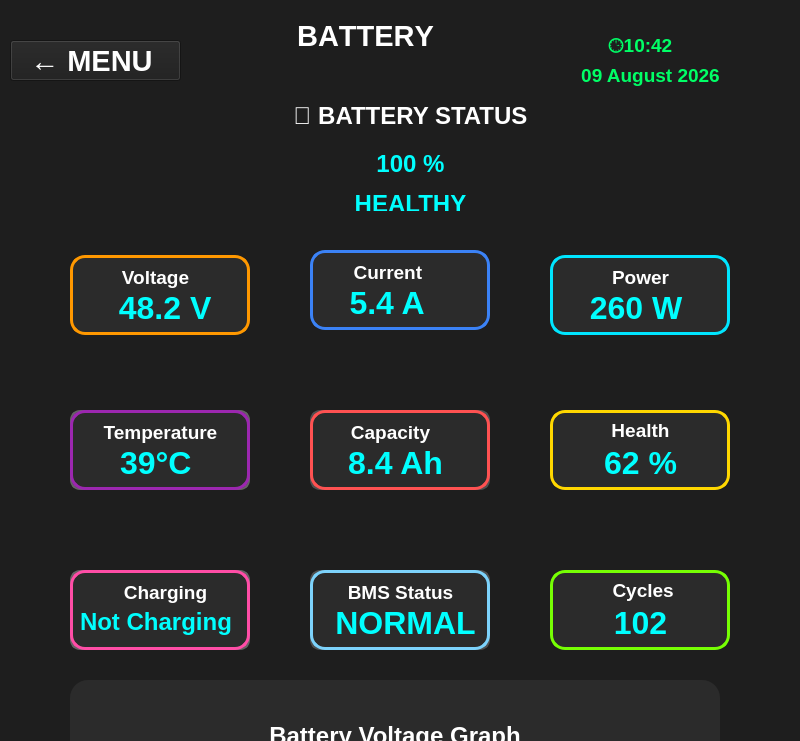
<?xml version="1.0" encoding="UTF-8"?>
<ui version="4.0">
 <class>homelbl</class>
 <widget class="QWidget" name="homelbl">
  <property name="geometry">
   <rect>
    <x>0</x>
    <y>0</y>
    <width>800</width>
    <height>741</height>
   </rect>
  </property>
  <property name="maximumSize">
   <size>
    <width>800</width>
    <height>16777215</height>
   </size>
  </property>
  <property name="sizeIncrement">
   <size>
    <width>800</width>
    <height>480</height>
   </size>
  </property>
  <property name="windowTitle">
   <string>Form</string>
  </property>
  <property name="styleSheet">
   <string notr="true">background-color: rgb(30,30,30);</string>
  </property>
  <widget class="QLabel" name="lblTime">
   <property name="geometry">
    <rect>
     <x>280</x>
     <y>20</y>
     <width>171</width>
     <height>31</height>
    </rect>
   </property>
   <property name="maximumSize">
    <size>
     <width>171</width>
     <height>31</height>
    </size>
   </property>
   <property name="sizeIncrement">
    <size>
     <width>300</width>
     <height>40</height>
    </size>
   </property>
   <property name="font">
    <font>
     <family>Arial</family>
     <pointsize>22</pointsize>
     <bold>true</bold>
     <kerning>false</kerning>
    </font>
   </property>
   <property name="styleSheet">
    <string notr="true">color: white;</string>
   </property>
   <property name="text">
    <string> BATTERY </string>
   </property>
   <property name="alignment">
    <set>Qt::AlignmentFlag::AlignCenter</set>
   </property>
  </widget>
  <widget class="QLabel" name="speedTitleLabel">
   <property name="geometry">
    <rect>
     <x>280</x>
     <y>100</y>
     <width>261</width>
     <height>31</height>
    </rect>
   </property>
   <property name="sizeIncrement">
    <size>
     <width>250</width>
     <height>30</height>
    </size>
   </property>
   <property name="font">
    <font>
     <family>Arial</family>
     <pointsize>18</pointsize>
     <bold>true</bold>
    </font>
   </property>
   <property name="styleSheet">
    <string notr="true">color:white;</string>
   </property>
   <property name="text">
    <string>🔋 BATTERY STATUS</string>
   </property>
   <property name="alignment">
    <set>Qt::AlignmentFlag::AlignCenter</set>
   </property>
  </widget>
  <widget class="QLabel" name="batteryPercentLabel">
   <property name="geometry">
    <rect>
     <x>310</x>
     <y>150</y>
     <width>201</width>
     <height>61</height>
    </rect>
   </property>
   <property name="sizeIncrement">
    <size>
     <width>350</width>
     <height>70</height>
    </size>
   </property>
   <property name="font">
    <font>
     <family>Arial</family>
     <pointsize>42</pointsize>
     <bold>true</bold>
    </font>
   </property>
   <property name="styleSheet">
    <string notr="true">color:#00FFFF;</string>
   </property>
   <property name="text">
    <string>&lt;html&gt;&lt;head/&gt;&lt;body&gt;&lt;p align=&quot;center&quot;&gt;&lt;span style=&quot; font-size:18pt;&quot;&gt;100 %&lt;/span&gt;&lt;/p&gt;&lt;p align=&quot;center&quot;&gt;&lt;span style=&quot; font-size:18pt;&quot;&gt;HEALTHY&lt;/span&gt;&lt;/p&gt;&lt;/body&gt;&lt;/html&gt;</string>
   </property>
   <property name="alignment">
    <set>Qt::AlignmentFlag::AlignCenter</set>
   </property>
  </widget>
  <widget class="QFrame" name="frameVoltage">
   <property name="geometry">
    <rect>
     <x>70</x>
     <y>255</y>
     <width>180</width>
     <height>80</height>
    </rect>
   </property>
   <property name="sizeIncrement">
    <size>
     <width>200</width>
     <height>95</height>
    </size>
   </property>
   <property name="styleSheet">
    <string notr="true">QFrame
{
    background-color: #2B2B2B;
    border: 3px solid #FF9800;
    border-radius: 15px;
}</string>
   </property>
   <property name="frameShape">
    <enum>QFrame::Shape::Box</enum>
   </property>
   <property name="frameShadow">
    <enum>QFrame::Shadow::Plain</enum>
   </property>
   <property name="lineWidth">
    <number>2</number>
   </property>
   <widget class="QLabel" name="voltageTitleLabel">
    <property name="geometry">
     <rect>
      <x>30</x>
      <y>10</y>
      <width>111</width>
      <height>25</height>
     </rect>
    </property>
    <property name="font">
     <font>
      <family>Arial</family>
      <pointsize>14</pointsize>
      <bold>true</bold>
     </font>
    </property>
    <property name="styleSheet">
     <string notr="true">color: white;
background-color: transparent;
border: none;</string>
    </property>
    <property name="text">
     <string>Voltage</string>
    </property>
    <property name="alignment">
     <set>Qt::AlignmentFlag::AlignCenter</set>
    </property>
   </widget>
   <widget class="QLabel" name="voltageValueLabel">
    <property name="geometry">
     <rect>
      <x>40</x>
      <y>30</y>
      <width>111</width>
      <height>45</height>
     </rect>
    </property>
    <property name="font">
     <font>
      <family>Arial</family>
      <pointsize>24</pointsize>
      <bold>true</bold>
     </font>
    </property>
    <property name="styleSheet">
     <string notr="true">color: rgb(0,255,255);
background-color: transparent;
border: none;</string>
    </property>
    <property name="text">
     <string> 48.2 V</string>
    </property>
   </widget>
  </widget>
  <widget class="QFrame" name="powerframe">
   <property name="geometry">
    <rect>
     <x>550</x>
     <y>255</y>
     <width>180</width>
     <height>80</height>
    </rect>
   </property>
   <property name="sizeIncrement">
    <size>
     <width>200</width>
     <height>95</height>
    </size>
   </property>
   <property name="styleSheet">
    <string notr="true">QFrame
{
    background-color: #2B2B2B;
    border: 3px solid #00E5FF;
    border-radius: 15px;
}</string>
   </property>
   <property name="frameShape">
    <enum>QFrame::Shape::Box</enum>
   </property>
   <property name="frameShadow">
    <enum>QFrame::Shadow::Plain</enum>
   </property>
   <widget class="QLabel" name="temperatureTitleLabel">
    <property name="geometry">
     <rect>
      <x>10</x>
      <y>10</y>
      <width>161</width>
      <height>25</height>
     </rect>
    </property>
    <property name="font">
     <font>
      <family>Arial</family>
      <pointsize>14</pointsize>
      <bold>true</bold>
     </font>
    </property>
    <property name="styleSheet">
     <string notr="true">color: white;
background-color: transparent;
border: none;</string>
    </property>
    <property name="text">
     <string>Power</string>
    </property>
    <property name="alignment">
     <set>Qt::AlignmentFlag::AlignCenter</set>
    </property>
   </widget>
   <widget class="QLabel" name="temperatureValueLabel">
    <property name="geometry">
     <rect>
      <x>40</x>
      <y>30</y>
      <width>101</width>
      <height>45</height>
     </rect>
    </property>
    <property name="font">
     <font>
      <family>Arial</family>
      <pointsize>24</pointsize>
      <bold>true</bold>
     </font>
    </property>
    <property name="styleSheet">
     <string notr="true">color: rgb(0,255,255);
background-color: transparent;
border: none;</string>
    </property>
    <property name="text">
     <string>260 W </string>
    </property>
    <property name="alignment">
     <set>Qt::AlignmentFlag::AlignCenter</set>
    </property>
   </widget>
  </widget>
  <widget class="QFrame" name="frameCurrent">
   <property name="geometry">
    <rect>
     <x>310</x>
     <y>250</y>
     <width>180</width>
     <height>80</height>
    </rect>
   </property>
   <property name="sizeIncrement">
    <size>
     <width>200</width>
     <height>95</height>
    </size>
   </property>
   <property name="styleSheet">
    <string notr="true">QFrame
{
    background-color: #2B2B2B;
    border: 3px solid #3B82F6;
    border-radius: 15px;
}</string>
   </property>
   <property name="frameShape">
    <enum>QFrame::Shape::Box</enum>
   </property>
   <property name="frameShadow">
    <enum>QFrame::Shadow::Plain</enum>
   </property>
   <widget class="QLabel" name="currentTitleLabel">
    <property name="geometry">
     <rect>
      <x>30</x>
      <y>10</y>
      <width>101</width>
      <height>25</height>
     </rect>
    </property>
    <property name="sizeIncrement">
     <size>
      <width>70</width>
      <height>255</height>
     </size>
    </property>
    <property name="font">
     <font>
      <family>Arial</family>
      <pointsize>14</pointsize>
      <bold>true</bold>
     </font>
    </property>
    <property name="styleSheet">
     <string notr="true">color: white;
background-color: transparent;
border: none;</string>
    </property>
    <property name="text">
     <string>Current </string>
    </property>
    <property name="alignment">
     <set>Qt::AlignmentFlag::AlignCenter</set>
    </property>
   </widget>
   <widget class="QLabel" name="currentValueLabel">
    <property name="geometry">
     <rect>
      <x>30</x>
      <y>30</y>
      <width>111</width>
      <height>45</height>
     </rect>
    </property>
    <property name="font">
     <font>
      <family>Arial</family>
      <pointsize>24</pointsize>
      <bold>true</bold>
     </font>
    </property>
    <property name="styleSheet">
     <string notr="true">color: rgb(0,255,255);
background-color: transparent;
border: none;</string>
    </property>
    <property name="text">
     <string>5.4 A  </string>
    </property>
    <property name="alignment">
     <set>Qt::AlignmentFlag::AlignCenter</set>
    </property>
   </widget>
  </widget>
  <widget class="QFrame" name="LefRPMframe">
   <property name="geometry">
    <rect>
     <x>70</x>
     <y>410</y>
     <width>180</width>
     <height>80</height>
    </rect>
   </property>
   <property name="sizeIncrement">
    <size>
     <width>200</width>
     <height>95</height>
    </size>
   </property>
   <property name="styleSheet">
    <string notr="true">background-color: rgb(38,38,38);
border:2px solid rgb(100,100,100);
border-radius:10px;</string>
   </property>
   <property name="frameShape">
    <enum>QFrame::Shape::Box</enum>
   </property>
   <property name="frameShadow">
    <enum>QFrame::Shadow::Plain</enum>
   </property>
   <property name="lineWidth">
    <number>2</number>
   </property>
   <widget class="QLabel" name="leftRPMTitleLabel">
    <property name="geometry">
     <rect>
      <x>20</x>
      <y>10</y>
      <width>121</width>
      <height>25</height>
     </rect>
    </property>
    <property name="font">
     <font>
      <family>Arial</family>
      <pointsize>14</pointsize>
      <bold>true</bold>
     </font>
    </property>
    <property name="styleSheet">
     <string notr="true">background-color: transparent;
border: none;
color: rgb(190,190,190);</string>
    </property>
    <property name="text">
     <string>🛞 Left RPM</string>
    </property>
    <property name="alignment">
     <set>Qt::AlignmentFlag::AlignCenter</set>
    </property>
   </widget>
   <widget class="QLabel" name="leftRPMTitleLabel_2">
    <property name="geometry">
     <rect>
      <x>40</x>
      <y>30</y>
      <width>111</width>
      <height>45</height>
     </rect>
    </property>
    <property name="font">
     <font>
      <family>Arial</family>
      <pointsize>24</pointsize>
      <bold>true</bold>
     </font>
    </property>
    <property name="styleSheet">
     <string notr="true">background-color: transparent;
border: none;
color: rgb(0,170,255);</string>
    </property>
    <property name="text">
     <string>1452</string>
    </property>
   </widget>
   <widget class="QFrame" name="temperatueframe">
    <property name="geometry">
     <rect>
      <x>0</x>
      <y>0</y>
      <width>180</width>
      <height>80</height>
     </rect>
    </property>
    <property name="sizeIncrement">
     <size>
      <width>200</width>
      <height>95</height>
     </size>
    </property>
    <property name="styleSheet">
     <string notr="true">QFrame
{
    background-color: #2B2B2B;
    border: 3px solid #9C27B0;
    border-radius: 15px;
}</string>
    </property>
    <property name="frameShape">
     <enum>QFrame::Shape::Box</enum>
    </property>
    <property name="frameShadow">
     <enum>QFrame::Shadow::Plain</enum>
    </property>
    <property name="lineWidth">
     <number>2</number>
    </property>
    <widget class="QLabel" name="pitchTitleLabel">
     <property name="geometry">
      <rect>
       <x>30</x>
       <y>10</y>
       <width>121</width>
       <height>25</height>
      </rect>
     </property>
     <property name="font">
      <font>
       <family>Arial</family>
       <pointsize>14</pointsize>
       <bold>true</bold>
      </font>
     </property>
     <property name="styleSheet">
      <string notr="true">color: white;
background-color: transparent;
border: none;</string>
     </property>
     <property name="text">
      <string>Temperature</string>
     </property>
     <property name="alignment">
      <set>Qt::AlignmentFlag::AlignCenter</set>
     </property>
    </widget>
    <widget class="QLabel" name="pitchValueLabel">
     <property name="geometry">
      <rect>
       <x>50</x>
       <y>30</y>
       <width>111</width>
       <height>45</height>
      </rect>
     </property>
     <property name="font">
      <font>
       <family>Arial</family>
       <pointsize>24</pointsize>
       <bold>true</bold>
      </font>
     </property>
     <property name="styleSheet">
      <string notr="true">color: rgb(0,255,255);
background-color: transparent;
border: none;</string>
     </property>
     <property name="text">
      <string>39°C</string>
     </property>
    </widget>
   </widget>
  </widget>
  <widget class="QFrame" name="frameRightRPM">
   <property name="geometry">
    <rect>
     <x>310</x>
     <y>410</y>
     <width>180</width>
     <height>80</height>
    </rect>
   </property>
   <property name="sizeIncrement">
    <size>
     <width>200</width>
     <height>95</height>
    </size>
   </property>
   <property name="styleSheet">
    <string notr="true">background-color: rgb(45,45,45);
border: 2px solid rgb(80,80,80);
border-radius: 10px;</string>
   </property>
   <property name="frameShape">
    <enum>QFrame::Shape::Box</enum>
   </property>
   <property name="frameShadow">
    <enum>QFrame::Shadow::Plain</enum>
   </property>
   <widget class="QLabel" name="rightRPMTitleLabel">
    <property name="geometry">
     <rect>
      <x>10</x>
      <y>10</y>
      <width>141</width>
      <height>25</height>
     </rect>
    </property>
    <property name="sizeIncrement">
     <size>
      <width>70</width>
      <height>255</height>
     </size>
    </property>
    <property name="font">
     <font>
      <family>Arial</family>
      <pointsize>14</pointsize>
      <bold>true</bold>
     </font>
    </property>
    <property name="styleSheet">
     <string notr="true">background-color: transparent;
border: none;
color: rgb(190,190,190);</string>
    </property>
    <property name="text">
     <string>🛞 Right RPM</string>
    </property>
    <property name="alignment">
     <set>Qt::AlignmentFlag::AlignCenter</set>
    </property>
   </widget>
   <widget class="QLabel" name="rightRPMValueLabel">
    <property name="geometry">
     <rect>
      <x>30</x>
      <y>30</y>
      <width>111</width>
      <height>45</height>
     </rect>
    </property>
    <property name="font">
     <font>
      <family>Arial</family>
      <pointsize>24</pointsize>
      <bold>true</bold>
     </font>
    </property>
    <property name="styleSheet">
     <string notr="true">background-color: transparent;
border: none;
color: rgb(0,170,255);</string>
    </property>
    <property name="text">
     <string>1450</string>
    </property>
    <property name="alignment">
     <set>Qt::AlignmentFlag::AlignCenter</set>
    </property>
   </widget>
   <widget class="QFrame" name="capacityframe">
    <property name="geometry">
     <rect>
      <x>0</x>
      <y>0</y>
      <width>180</width>
      <height>80</height>
     </rect>
    </property>
    <property name="sizeIncrement">
     <size>
      <width>200</width>
      <height>95</height>
     </size>
    </property>
    <property name="styleSheet">
     <string notr="true">QFrame
{
    background-color: #2B2B2B;
    border: 3px solid #FF5252;
    border-radius: 15px;
}</string>
    </property>
    <property name="frameShape">
     <enum>QFrame::Shape::Box</enum>
    </property>
    <property name="frameShadow">
     <enum>QFrame::Shadow::Plain</enum>
    </property>
    <widget class="QLabel" name="rollTitleLabel_2">
     <property name="geometry">
      <rect>
       <x>30</x>
       <y>10</y>
       <width>101</width>
       <height>25</height>
      </rect>
     </property>
     <property name="sizeIncrement">
      <size>
       <width>70</width>
       <height>255</height>
      </size>
     </property>
     <property name="font">
      <font>
       <family>Arial</family>
       <pointsize>14</pointsize>
       <bold>true</bold>
      </font>
     </property>
     <property name="styleSheet">
      <string notr="true">color: white;
background-color: transparent;
border: none;</string>
     </property>
     <property name="text">
      <string>Capacity</string>
     </property>
     <property name="alignment">
      <set>Qt::AlignmentFlag::AlignCenter</set>
     </property>
    </widget>
    <widget class="QLabel" name="rollValueLabel_2">
     <property name="geometry">
      <rect>
       <x>20</x>
       <y>30</y>
       <width>131</width>
       <height>45</height>
      </rect>
     </property>
     <property name="font">
      <font>
       <family>Arial</family>
       <pointsize>24</pointsize>
       <bold>true</bold>
      </font>
     </property>
     <property name="styleSheet">
      <string notr="true">color: rgb(0,255,255);
background-color: transparent;
border: none;</string>
     </property>
     <property name="text">
      <string>8.4 Ah</string>
     </property>
     <property name="alignment">
      <set>Qt::AlignmentFlag::AlignCenter</set>
     </property>
    </widget>
   </widget>
  </widget>
  <widget class="QFrame" name="healthframe">
   <property name="geometry">
    <rect>
     <x>550</x>
     <y>410</y>
     <width>180</width>
     <height>80</height>
    </rect>
   </property>
   <property name="sizeIncrement">
    <size>
     <width>200</width>
     <height>95</height>
    </size>
   </property>
   <property name="styleSheet">
    <string notr="true">QFrame
{
    background-color: #2B2B2B;
    border: 3px solid #FFD700;
    border-radius: 15px;
}</string>
   </property>
   <property name="frameShape">
    <enum>QFrame::Shape::Box</enum>
   </property>
   <property name="frameShadow">
    <enum>QFrame::Shadow::Plain</enum>
   </property>
   <widget class="QLabel" name="yawTitleLabel">
    <property name="geometry">
     <rect>
      <x>10</x>
      <y>10</y>
      <width>161</width>
      <height>21</height>
     </rect>
    </property>
    <property name="font">
     <font>
      <family>Arial</family>
      <pointsize>14</pointsize>
      <bold>true</bold>
     </font>
    </property>
    <property name="styleSheet">
     <string notr="true">color: white;
background-color: transparent;
border: none;</string>
    </property>
    <property name="text">
     <string>Health</string>
    </property>
    <property name="alignment">
     <set>Qt::AlignmentFlag::AlignCenter</set>
    </property>
   </widget>
   <widget class="QLabel" name="yawValueLabel">
    <property name="geometry">
     <rect>
      <x>40</x>
      <y>30</y>
      <width>101</width>
      <height>45</height>
     </rect>
    </property>
    <property name="font">
     <font>
      <family>Arial</family>
      <pointsize>24</pointsize>
      <bold>true</bold>
     </font>
    </property>
    <property name="styleSheet">
     <string notr="true">color: rgb(0,255,255);
background-color: transparent;
border: none;</string>
    </property>
    <property name="text">
     <string>62 %</string>
    </property>
    <property name="alignment">
     <set>Qt::AlignmentFlag::AlignCenter</set>
    </property>
   </widget>
  </widget>
  <widget class="QFrame" name="cyclesframe">
   <property name="geometry">
    <rect>
     <x>550</x>
     <y>570</y>
     <width>180</width>
     <height>80</height>
    </rect>
   </property>
   <property name="sizeIncrement">
    <size>
     <width>200</width>
     <height>95</height>
    </size>
   </property>
   <property name="styleSheet">
    <string notr="true">QFrame
{
    background-color: #2B2B2B;
    border: 3px solid #76FF03;
    border-radius: 15px;
}</string>
   </property>
   <property name="frameShape">
    <enum>QFrame::Shape::Box</enum>
   </property>
   <property name="frameShadow">
    <enum>QFrame::Shadow::Plain</enum>
   </property>
   <widget class="QLabel" name="yawTitleLabel_2">
    <property name="geometry">
     <rect>
      <x>10</x>
      <y>10</y>
      <width>161</width>
      <height>21</height>
     </rect>
    </property>
    <property name="font">
     <font>
      <family>Arial</family>
      <pointsize>14</pointsize>
      <bold>true</bold>
     </font>
    </property>
    <property name="styleSheet">
     <string notr="true">color: white;
background-color: transparent;
border: none;</string>
    </property>
    <property name="text">
     <string> Cycles</string>
    </property>
    <property name="alignment">
     <set>Qt::AlignmentFlag::AlignCenter</set>
    </property>
   </widget>
   <widget class="QLabel" name="yawValueLabel_2">
    <property name="geometry">
     <rect>
      <x>40</x>
      <y>30</y>
      <width>101</width>
      <height>45</height>
     </rect>
    </property>
    <property name="font">
     <font>
      <family>Arial</family>
      <pointsize>24</pointsize>
      <bold>true</bold>
     </font>
    </property>
    <property name="styleSheet">
     <string notr="true">color: rgb(0,255,255);
background-color: transparent;
border: none;</string>
    </property>
    <property name="text">
     <string>102</string>
    </property>
    <property name="alignment">
     <set>Qt::AlignmentFlag::AlignCenter</set>
    </property>
   </widget>
  </widget>
  <widget class="QFrame" name="frameRightRPM_2">
   <property name="geometry">
    <rect>
     <x>310</x>
     <y>570</y>
     <width>180</width>
     <height>80</height>
    </rect>
   </property>
   <property name="sizeIncrement">
    <size>
     <width>200</width>
     <height>95</height>
    </size>
   </property>
   <property name="styleSheet">
    <string notr="true">background-color: rgb(45,45,45);
border: 2px solid rgb(80,80,80);
border-radius: 10px;</string>
   </property>
   <property name="frameShape">
    <enum>QFrame::Shape::Box</enum>
   </property>
   <property name="frameShadow">
    <enum>QFrame::Shadow::Plain</enum>
   </property>
   <widget class="QLabel" name="rightRPMTitleLabel_2">
    <property name="geometry">
     <rect>
      <x>10</x>
      <y>10</y>
      <width>141</width>
      <height>25</height>
     </rect>
    </property>
    <property name="sizeIncrement">
     <size>
      <width>70</width>
      <height>255</height>
     </size>
    </property>
    <property name="font">
     <font>
      <family>Arial</family>
      <pointsize>14</pointsize>
      <bold>true</bold>
     </font>
    </property>
    <property name="styleSheet">
     <string notr="true">background-color: transparent;
border: none;
color: rgb(190,190,190);</string>
    </property>
    <property name="text">
     <string>🛞 Right RPM</string>
    </property>
    <property name="alignment">
     <set>Qt::AlignmentFlag::AlignCenter</set>
    </property>
   </widget>
   <widget class="QLabel" name="rightRPMValueLabel_2">
    <property name="geometry">
     <rect>
      <x>30</x>
      <y>30</y>
      <width>111</width>
      <height>45</height>
     </rect>
    </property>
    <property name="font">
     <font>
      <family>Arial</family>
      <pointsize>24</pointsize>
      <bold>true</bold>
     </font>
    </property>
    <property name="styleSheet">
     <string notr="true">background-color: transparent;
border: none;
color: rgb(0,170,255);</string>
    </property>
    <property name="text">
     <string>1450</string>
    </property>
    <property name="alignment">
     <set>Qt::AlignmentFlag::AlignCenter</set>
    </property>
   </widget>
   <widget class="QFrame" name="bmsstatusframe">
    <property name="geometry">
     <rect>
      <x>0</x>
      <y>0</y>
      <width>180</width>
      <height>80</height>
     </rect>
    </property>
    <property name="sizeIncrement">
     <size>
      <width>200</width>
      <height>95</height>
     </size>
    </property>
    <property name="styleSheet">
     <string notr="true">QFrame
{
    background-color: #2B2B2B;
    border: 3px solid #7DD3FC;
    border-radius: 15px;
}</string>
    </property>
    <property name="frameShape">
     <enum>QFrame::Shape::Box</enum>
    </property>
    <property name="frameShadow">
     <enum>QFrame::Shadow::Plain</enum>
    </property>
    <widget class="QLabel" name="rollTitleLabel_3">
     <property name="geometry">
      <rect>
       <x>30</x>
       <y>10</y>
       <width>121</width>
       <height>25</height>
      </rect>
     </property>
     <property name="sizeIncrement">
      <size>
       <width>70</width>
       <height>255</height>
      </size>
     </property>
     <property name="font">
      <font>
       <family>Arial</family>
       <pointsize>14</pointsize>
       <bold>true</bold>
      </font>
     </property>
     <property name="styleSheet">
      <string notr="true">color: white;
background-color: transparent;
border: none;</string>
     </property>
     <property name="text">
      <string>BMS Status</string>
     </property>
     <property name="alignment">
      <set>Qt::AlignmentFlag::AlignCenter</set>
     </property>
    </widget>
    <widget class="QLabel" name="rollValueLabel_3">
     <property name="geometry">
      <rect>
       <x>20</x>
       <y>30</y>
       <width>151</width>
       <height>45</height>
      </rect>
     </property>
     <property name="font">
      <font>
       <family>Arial</family>
       <pointsize>24</pointsize>
       <bold>true</bold>
      </font>
     </property>
     <property name="styleSheet">
      <string notr="true">color: rgb(0,255,255);
background-color: transparent;
border: none;</string>
     </property>
     <property name="text">
      <string>NORMAL</string>
     </property>
     <property name="alignment">
      <set>Qt::AlignmentFlag::AlignCenter</set>
     </property>
    </widget>
   </widget>
  </widget>
  <widget class="QFrame" name="LefRPMframe_2">
   <property name="geometry">
    <rect>
     <x>70</x>
     <y>570</y>
     <width>180</width>
     <height>80</height>
    </rect>
   </property>
   <property name="sizeIncrement">
    <size>
     <width>200</width>
     <height>95</height>
    </size>
   </property>
   <property name="styleSheet">
    <string notr="true">background-color: rgb(38,38,38);
border:2px solid rgb(100,100,100);
border-radius:10px;</string>
   </property>
   <property name="frameShape">
    <enum>QFrame::Shape::Box</enum>
   </property>
   <property name="frameShadow">
    <enum>QFrame::Shadow::Plain</enum>
   </property>
   <property name="lineWidth">
    <number>2</number>
   </property>
   <widget class="QLabel" name="leftRPMTitleLabel_3">
    <property name="geometry">
     <rect>
      <x>20</x>
      <y>10</y>
      <width>121</width>
      <height>25</height>
     </rect>
    </property>
    <property name="font">
     <font>
      <family>Arial</family>
      <pointsize>14</pointsize>
      <bold>true</bold>
     </font>
    </property>
    <property name="styleSheet">
     <string notr="true">background-color: transparent;
border: none;
color: rgb(190,190,190);</string>
    </property>
    <property name="text">
     <string>🛞 Left RPM</string>
    </property>
    <property name="alignment">
     <set>Qt::AlignmentFlag::AlignCenter</set>
    </property>
   </widget>
   <widget class="QLabel" name="leftRPMTitleLabel_4">
    <property name="geometry">
     <rect>
      <x>40</x>
      <y>30</y>
      <width>111</width>
      <height>45</height>
     </rect>
    </property>
    <property name="font">
     <font>
      <family>Arial</family>
      <pointsize>24</pointsize>
      <bold>true</bold>
     </font>
    </property>
    <property name="styleSheet">
     <string notr="true">background-color: transparent;
border: none;
color: rgb(0,170,255);</string>
    </property>
    <property name="text">
     <string>1452</string>
    </property>
   </widget>
   <widget class="QFrame" name="chargingframe">
    <property name="geometry">
     <rect>
      <x>0</x>
      <y>0</y>
      <width>180</width>
      <height>80</height>
     </rect>
    </property>
    <property name="sizeIncrement">
     <size>
      <width>200</width>
      <height>95</height>
     </size>
    </property>
    <property name="styleSheet">
     <string notr="true">QFrame
{
    background-color: #2B2B2B;
    border: 3px solid #FF4DA6;
    border-radius: 15px;
}</string>
    </property>
    <property name="frameShape">
     <enum>QFrame::Shape::Box</enum>
    </property>
    <property name="frameShadow">
     <enum>QFrame::Shadow::Plain</enum>
    </property>
    <property name="lineWidth">
     <number>2</number>
    </property>
    <widget class="QLabel" name="pitchTitleLabel_2">
     <property name="geometry">
      <rect>
       <x>30</x>
       <y>10</y>
       <width>131</width>
       <height>25</height>
      </rect>
     </property>
     <property name="font">
      <font>
       <family>Arial</family>
       <pointsize>14</pointsize>
       <bold>true</bold>
      </font>
     </property>
     <property name="styleSheet">
      <string notr="true">color: white;
background-color: transparent;
border: none;</string>
     </property>
     <property name="text">
      <string>Charging</string>
     </property>
     <property name="alignment">
      <set>Qt::AlignmentFlag::AlignCenter</set>
     </property>
    </widget>
    <widget class="QLabel" name="pitchValueLabel_2">
     <property name="geometry">
      <rect>
       <x>10</x>
       <y>30</y>
       <width>161</width>
       <height>45</height>
      </rect>
     </property>
     <property name="font">
      <font>
       <family>Arial</family>
       <pointsize>24</pointsize>
       <bold>true</bold>
      </font>
     </property>
     <property name="styleSheet">
      <string notr="true">color: rgb(0,255,255);
background-color: transparent;
border: none;</string>
     </property>
     <property name="text">
      <string>&lt;html&gt;&lt;head/&gt;&lt;body&gt;&lt;p&gt;&lt;span style=&quot; font-size:18pt;&quot;&gt;Not Charging&lt;/span&gt;&lt;/p&gt;&lt;/body&gt;&lt;/html&gt;</string>
     </property>
    </widget>
   </widget>
  </widget>
  <widget class="QPushButton" name="btnHome">
   <property name="geometry">
    <rect>
     <x>70</x>
     <y>680</y>
     <width>650</width>
     <height>111</height>
    </rect>
   </property>
   <property name="font">
    <font>
     <family>Segoe UI</family>
     <pointsize>18</pointsize>
     <italic>false</italic>
     <bold>true</bold>
    </font>
   </property>
   <property name="styleSheet">
    <string notr="true">QPushButton
{
    background-color:#2B2B2B;
    color:white;
   
    border-radius:18px;
    font:700 18pt &quot;Segoe UI&quot;;
}

QPushButton:hover
{
    background:#00FF66;
    color:black;
}</string>
   </property>
   <property name="text">
    <string>Battery Voltage Graph</string>
   </property>
  </widget>
  <widget class="QPushButton" name="btnMenu_2">
   <property name="geometry">
    <rect>
     <x>10</x>
     <y>40</y>
     <width>171</width>
     <height>41</height>
    </rect>
   </property>
   <property name="font">
    <font>
     <pointsize>22</pointsize>
     <bold>true</bold>
    </font>
   </property>
   <property name="styleSheet">
    <string notr="true">color: white;</string>
   </property>
   <property name="text">
    <string>← MENU </string>
   </property>
  </widget>
  <widget class="QLabel" name="timeLabel">
   <property name="geometry">
    <rect>
     <x>580</x>
     <y>30</y>
     <width>121</width>
     <height>31</height>
    </rect>
   </property>
   <property name="sizeIncrement">
    <size>
     <width>160</width>
     <height>30</height>
    </size>
   </property>
   <property name="font">
    <font>
     <family>Arial</family>
     <pointsize>14</pointsize>
     <bold>true</bold>
    </font>
   </property>
   <property name="styleSheet">
    <string notr="true">color: #00FF66;</string>
   </property>
   <property name="text">
    <string>🕒10:42</string>
   </property>
   <property name="alignment">
    <set>Qt::AlignmentFlag::AlignCenter</set>
   </property>
  </widget>
  <widget class="QLabel" name="dateLabel">
   <property name="geometry">
    <rect>
     <x>570</x>
     <y>60</y>
     <width>161</width>
     <height>31</height>
    </rect>
   </property>
   <property name="sizeIncrement">
    <size>
     <width>160</width>
     <height>30</height>
    </size>
   </property>
   <property name="font">
    <font>
     <family>Arial</family>
     <pointsize>14</pointsize>
     <bold>true</bold>
    </font>
   </property>
   <property name="styleSheet">
    <string notr="true">color: #00FF66;</string>
   </property>
   <property name="text">
    <string>09 August 2026</string>
   </property>
   <property name="alignment">
    <set>Qt::AlignmentFlag::AlignCenter</set>
   </property>
  </widget>
 </widget>
 <resources/>
 <connections/>
</ui>
